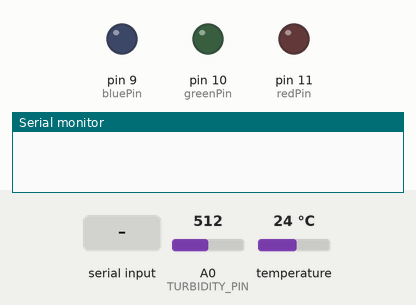
Recording of a sketch running on a simulated Arduino Uno, built with avr-gcc and run on an emulated ATmega328P. Parts: output pins drawn as LEDs (lit = HIGH), the last lines printed to the serial monitor. The test bench sets the inputs (shaded band); at power-on: A0 (TURBIDITY_PIN) = 512, temperature 24 °C.

Above: at 1.2 s.
1.3 s: "SAFE\n" received over the second serial link
At 2.4 s:
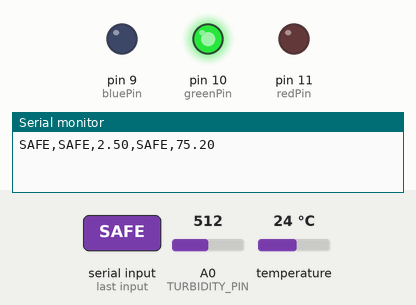
3.5 s: "DANGEROUS\n" received over the second serial link
5.7 s: "RISKY\n" received over the second serial link
Timing chart, 0 to 8.7 s (numbered marks = the images above; inputs shaded):
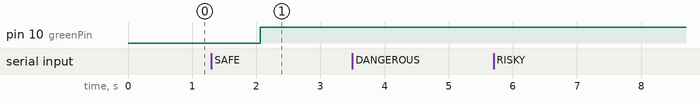

Measured:
- after the input at 1.3 s, pin 10 (greenPin): LOW → HIGH after 0.76 s

The sketch:

arduino2.ino
```cpp
/*

  Jessie Nouna, jnoun2, jnoun2@uic.edu
  Kyla Gonzalez, kgonza39, kgonza39@uic.edu
  Fariha Siyadath, fsiya2, fsiya2@uic.edu

  Group #42
  Project name: AquaScout

  Abstract
  Our project is a water quality sensor that will monitor the PH,
  the temperature, and the turbidity of water using the respective waterproof
  sensors. Information regarding the water quality will be displayed
  using buzzers, LEDs, an LCD screen. An accompanying UI, built with Processing,
  tracks metrics and sends alerts to view water quality over time. Through this
  project, we provide an avenue to continuously collect and display data on water
  quality for drinking water.

  File Summary
  This file instructs Arduino 2, which takes a message from Arduino 1 that contains
  information about the status and value reading of the pH sensor. It also reads information
  from the temperature and turbidity sensors, and constructs a single message containing
  status and value readings of all 3 sensors to send to Arduino 3. It also updates
  its LED to provide a visual representation of the temperature and turbidity status.

*/

#include <OneWire.h>
#include <DallasTemperature.h>
#include <SoftwareSerial.h>

// sensor pins
#define ONE_WIRE_BUS 2
#define TURBIDITY_PIN A0

// sensor configuration
OneWire oneWire(ONE_WIRE_BUS);
DallasTemperature tempsensors(&oneWire);

// define serial connections
SoftwareSerial mySerial(6, 5); // RX, TX

// LED pins
int redPin= 11;
int greenPin = 10;
int bluePin = 9;

// Timing variables
const long interval = 100;
unsigned long previousMillis = 0;

void setup() {
    // serial output for debugging
    Serial.begin(9600);
    tempsensors.begin();

    // prepare led ppins for output
    pinMode(redPin, OUTPUT);
    pinMode(greenPin, OUTPUT);
    pinMode(bluePin, OUTPUT);

    // serial connection for recieving/transmitting
    mySerial.begin(9600);
}


void loop() {

    if (mySerial.available()) {

      // pH data from arduino 1
      String fromA1 = mySerial.readStringUntil('\n');

      // get temperature sensor reading
      tempsensors.requestTemperatures();
      float tempcelcius = tempsensors.getTempCByIndex(0);
      float tempF = (tempcelcius * (9.0/5.0)) + 32.0;

      // get turbidity sensor reading
      int turbVal = analogRead(TURBIDITY_PIN);


      //  Determine temperature status based on threshold
      String tempStatus;
      if (tempF >= 75) {
        tempStatus = "SAFE";
      }
      else if ((tempF >= 60 && tempF < 74)) {
        tempStatus = "RISKY";
      }
      else {
        tempStatus = "DANGEROUS";
      }


      // Determine turbidity status based on threshold
      String turbStatus;
      if(turbVal >= 500){
          if (turbVal >= 620 && turbVal < 665) {
              turbStatus = "RISKY";
          }
          else{
            turbStatus = "SAFE";
          }
      }
      else {
          turbStatus = "DANGEROUS";
      }

      // Set LED based on status of temperature and turbidity readings
      // If both are safe, LED is green
      if ((tempStatus == "SAFE") && turbStatus == "SAFE") {
        analogWrite(redPin, 0);
        analogWrite(greenPin, 255);
        analogWrite(bluePin, 0);
      }
      // If at least one is dangerous, LED is red
      else if (tempStatus == "DANGEROUS" || turbStatus == "DANGEROUS") {
        analogWrite(redPin, 255);
        analogWrite(greenPin, 0);
        analogWrite(bluePin, 0);
      }
      // If at least one is risky and none are dangerous, LED is yellow
      else if (tempStatus == "RISKY" || turbStatus == "RISKY") {
        analogWrite(redPin, 255);
        analogWrite(greenPin, 255);
        analogWrite(bluePin, 0);
      }

      // convert turbidity reading to voltage
      float voltage = turbVal * (5.0 / 1023.0);

      // Append status of pH, temperature and turbidity status and reading into one message
      String turbMessage = "," + turbStatus + "," + String(voltage) + ",";
      String tempMessage = tempStatus + "," + String(tempF);
      String fullMessage = fromA1 + turbMessage + tempMessage;

      Serial.println(fullMessage); // Serial output for debugging

      // Send status of all 3 input sensors to arduino 3
      mySerial.println(fullMessage);
    }

  }
```
